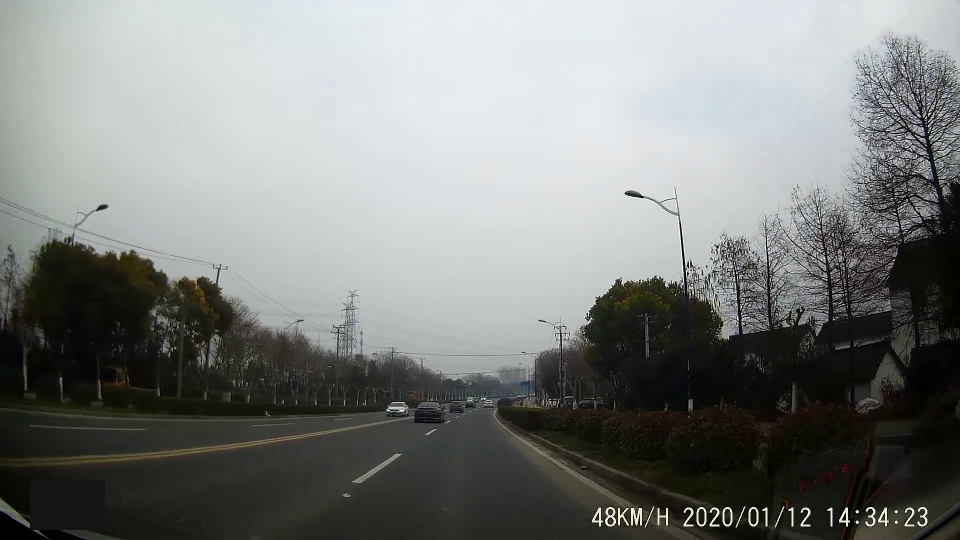
#> input picture data/frame_599.jpg, 1920 x 1080 px (shown at 1/2 size)
$ python lane_detect.py   (older library calls are emulated)
#> lines starting #> are read from the running program, lines starting #| are printed output that depends on the picture; after the words box and inside, x2 and y2 are one past the last pixel; in counts of white or black regions, pixels touching at a corner belong together
### filter_tools.py
import numpy as np
import os
import cv2
import tqdm
import matplotlib.pyplot as plt
import matplotlib.image as mpimg
import cal_mtx as Mtrans
from tqdm import tqdm

# [13 lines left out: function get_images_by_dir, not called in this run]

def abs_sobel_threshold(img, orient='x', thresh_min=0, thresh_max=255):
    '''
    Sobel Filter based abs(grad) filtering
    Attributes:
        Input:
            - img: RGB image
            - orient: Partial derivative direction
            - thresh_min
            - thresh_max
        Output:
            - binary_output: binary output
    '''
    # Convert to grayscale
    gray = cv2.cvtColor(img, cv2.COLOR_RGB2GRAY)
    # Apply x or y gradient with the OpenCV Sobel() function
    # and take the absolute value
    if orient == 'x':
        abs_sobel = np.absolute(cv2.Sobel(gray, cv2.CV_64F, 1, 0))
    if orient == 'y':
        abs_sobel = np.absolute(cv2.Sobel(gray, cv2.CV_64F, 0, 1))
    # Rescale back to 8 bit integer
    scaled_sobel = np.uint8(255*abs_sobel/np.max(abs_sobel))
    # Create a copy and apply the threshold
    binary_output = np.zeros_like(scaled_sobel)
    # Here I'm using inclusive (>=, <=) thresholds, but exclusive is ok too
    binary_output[(scaled_sobel >= thresh_min) & (scaled_sobel <= thresh_max)] = 1

    # Return the result
    return binary_output

def mag_threshold(img, sobel_kernel=3, mag_thresh=(0, 255)):
    '''
    Sobel Filter based grad magnitude filtering
    Attributes:
        Input:
            - img: RGB image
            - sobel_kernel: kernel size of sobel filter
            - mag_thresh: type:tuple, default = (0,255)
        Output:
            - binary_output: binary output
    '''
    '''全局颜色变化梯度过滤'''
    # Convert to grayscale
    gray = cv2.cvtColor(img, cv2.COLOR_RGB2GRAY)
    # Take both Sobel x and y gradients
    sobelx = cv2.Sobel(gray, cv2.CV_64F, 1, 0, ksize=sobel_kernel)
    sobely = cv2.Sobel(gray, cv2.CV_64F, 0, 1, ksize=sobel_kernel)
    # Calculate the gradient magnitude
    gradmag = np.sqrt(sobelx**2 + sobely**2)
    # Rescale to 8 bit
    scale_factor = np.max(gradmag)/255
    gradmag = (gradmag/scale_factor).astype(np.uint8)
    # Create a binary image of ones where threshold is met, zeros otherwise
    binary_output = np.zeros_like(gradmag)
    binary_output[(gradmag >= mag_thresh[0]) & (gradmag <= mag_thresh[1])] = 1

    # Return the binary image
    return binary_output

def dir_threshold(img, sobel_kernel=3, thresh=(0, np.pi/2)):
    '''
    Sobel Filter based Partial derivative direction filtering
    Attributes:
        Input:
            - img: RGB image
            - sobel_kernel: kernel size of sobel filter
            - mag_thresh: type:tuple, default = (0, np.pi/2)
        Output:
            - binary_output: binary output
    '''
    # Grayscale
    gray = cv2.cvtColor(img, cv2.COLOR_RGB2GRAY)
    # Calculate the x and y gradients
    sobelx = cv2.Sobel(gray, cv2.CV_64F, 1, 0, ksize=sobel_kernel)
    sobely = cv2.Sobel(gray, cv2.CV_64F, 0, 1, ksize=sobel_kernel)
    # Take the absolute value of the gradient direction,
    # apply a threshold, and create a binary image result
    absgraddir = np.arctan2(np.absolute(sobely), np.absolute(sobelx))
    binary_output =  np.zeros_like(absgraddir)
    binary_output[(absgraddir >= thresh[0]) & (absgraddir <= thresh[1])] = 1

    # Return the binary image
    return binary_output

def hls_select(img,channel='s',thresh=(0, 255)):
    '''
    Color space filtering
    Description:
        HSL: hue;saturation;lightness
        s is not suitable for this data set, and the saturation is suitable for detecting yellow under good light
        l The detection effect is better in the 90-150 interval, and the ROI needs to be taken to further avoid \
            the influence of the sky
        h 100-102 The overall detection effect of the yellow line is better, and the yellow line is relatively \
            complete. You can further see the effect with an l
    Attributes:
        Input:
            - img: RGB image
            - channel: channel to be filtered
            - thresh: type:tuple, default = (0,255)
        Output:
            - binary_output: binary output
    '''
    hls = cv2.cvtColor(img, cv2.COLOR_RGB2HLS)
    if channel=='h':
        channel = hls[:,:,0]
    elif channel=='l':
        channel=hls[:,:,1]
    else:
        channel=hls[:,:,2]
    binary_output = np.zeros_like(channel)
    binary_output[(channel > thresh[0]) & (channel <= thresh[1])] = 1
    return binary_output

def luv_select(img, thresh=(0, 255)):
    '''
    Color space filtering
    Description:
        Luv: L represents the brightness of the object, u and v are the chromaticity
    Attributes:
        Input:
            - img: RGB image
            - thresh: default=(0,255),type = tuple
        Output:
            - binary_output: binary output
    '''
    luv = cv2.cvtColor(img, cv2.COLOR_RGB2LUV)
    l_channel = luv[:,:,0]
    binary_output = np.zeros_like(l_channel)
    binary_output[(l_channel > thresh[0]) & (l_channel <= thresh[1])] = 1
    return binary_output

def lab_select(img, thresh=(0, 255)):
    '''
    Color space filtering
    Description:
        Color Opposition Space
            l means brightness, a, b means that the color opposite dimension L component closely matches human \
            brightness perception, so it can be used to make accurate color balance by modifying the output color \
            scale of a and b components, or use L component to adjust brightness contrast. a and b are two color \
            channels. a includes colors ranging from dark green (low brightness value) to gray (medium brightness \
            value) to bright pink (high brightness value); b is from bright blue (low brightness value) to gray \
            (medium brightness value) and then To yellow (high brightness value). Therefore, this kind of color \
            mixing will produce bright colors.
    Attributes:
        Input:
            - img: RGB image
            - thresh: default=(0,255),type = tuple
        Output:
            - binary_output: binary output
    '''
    lab = cv2.cvtColor(img, cv2.COLOR_RGB2Lab)
    l_channel = lab[:,:,0]
    binary_output = np.zeros_like(l_channel)
    binary_output[(l_channel > thresh[0]) & (l_channel <= thresh[1])] = 1
    return binary_output

def thresholding(img,tmax = 0,tmin = 255):
    '''
    Filter function combined with several filter operations
    Description:
        The parameters of a single filter have been adjusted to better points, and then multiple combinations \
        can be combined to get better results
    Attributes:
        Input:
            img: RGB image;
            tmax: minimum threshold
            tmin: maximum threshold
    '''
    x_ths = abs_sobel_threshold(img, orient='x', thresh_min=10,thresh_max=100)
    mag_ths = mag_threshold(img, sobel_kernel=9, mag_thresh=(30, 120))
    dir_ths = dir_threshold(img, sobel_kernel=3, thresh=(np.pi/18, np.pi/3.5))
    hls_thresh = hls_select(img,channel = 'h', thresh=(101, 255))
    #hls_thresh_l = hls_select(img,channel = 'l', thresh=(90, 150))
    lab_thresh = lab_select(img, thresh=(100, 150))
    luv_thresh = luv_select(img, thresh=(225, 255))
    #Thresholding combination
    threshholded = np.zeros_like(x_ths)

    #final combination： mag and x or hls and dir or lab, params as above
    threshholded[(lab_thresh == 1)|((dir_ths == 1) & (hls_thresh ==1))|((mag_ths == 1)&(x_ths == 1))] = 1
    return threshholded

# [37 lines left out: function eval_threshold_params, not called in this run]


# [3 lines that do not run on import are left out]

### cam_tools.py
import numpy as np
import cv2

# [75 lines left out: functions findCBCorners, cal_undistort, get_M_Minv, not called in this run]

def warper(img, M):
    '''
    Perform image warping.
    Attributes:
        Inputs:
            - img: RGB image in vehicle view
            - M: perspective transform matrix(from vehicle view to bird's eye view)
        Outputs:
            - warped: img warped by M
    '''
    # Apply perspective transform
    # keep same size as input image
    warped = cv2.warpPerspective(img, M,(img.shape[1], img.shape[0]), flags=cv2.INTER_NEAREST)
    return warped

### utils.py
import numpy as np
import os
import cv2
import tqdm
import matplotlib.pyplot as plt
import matplotlib.image as mpimg
import cal_mtx as Mtrans
from tqdm import tqdm

def calculate_curv_and_pos(binary_warped,left_fit, right_fit):
    '''
    Calculate details of curvature and vehicle position
    Attributes:
        Input:
            - binary_warped: warped binary image
            - left_fit: left lane line curve
            - right_fit: right lane line curve
        Output:
            - curvature
            - distance_from_center
    '''
    # Define y-value where we want radius of curvature
    ploty = np.linspace(0, binary_warped.shape[0]-1, binary_warped.shape[0] )
    leftx = left_fit[0]*ploty**2 + left_fit[1]*ploty + left_fit[2]
    rightx = right_fit[0]*ploty**2 + right_fit[1]*ploty + right_fit[2]
    # Define conversions in x and y from pixels space to meters
    ym_per_pix = 14/1080 # meters per pixel in y dimension
    xm_per_pix = 3.5/500 # meters per pixel in x dimension
    y_eval = np.max(ploty)
    # Fit new polynomials to x,y in world space
    left_fit_cr = np.polyfit(ploty*ym_per_pix, leftx*xm_per_pix, 2)
    right_fit_cr = np.polyfit(ploty*ym_per_pix, rightx*xm_per_pix, 2)
    # Calculate the new radii of curvature
    left_curverad = ((1 + (2*left_fit_cr[0]*y_eval*ym_per_pix + left_fit_cr[1])**2)**1.5) / np.absolute(2*left_fit_cr[0])
    right_curverad = ((1 + (2*right_fit_cr[0]*y_eval*ym_per_pix + right_fit_cr[1])**2)**1.5) / np.absolute(2*right_fit_cr[0])

    curvature = ((left_curverad + right_curverad) / 2)
    #print(curvature)
    lane_width = np.absolute(leftx[1079] - rightx[1079])
    lane_xm_per_pix = 3.5 / lane_width
    veh_pos = (((leftx[1079] + rightx[1079]) * lane_xm_per_pix) / 2.)
    cen_pos = ((binary_warped.shape[1] * lane_xm_per_pix) / 2.)
    distance_from_center = cen_pos - veh_pos
    return curvature,distance_from_center


def draw_values(img,curvature,distance_from_center):
    '''
    Draw details of lane geometry data
    Attributes:
        Input:
            - img: RGB images
            - curvature: calculated lane curvature
            - distance_from_center: calculated distance from lane center
        Output:
            - img
    '''
    font = cv2.FONT_HERSHEY_SIMPLEX

    radius_text = "Radius of curvature: %sm"%(round(curvature//100*100))

    cv2.putText(img,radius_text,(100,100), font, 2,(0,0,255),2)
    # center_text = "Vehicle is %.3fm %s of the center"%(abs(distance_from_center),pos_flag)
    # cv2.putText(img,center_text,(100,150), font, 2,(0,0,255),2)
    return img

def draw_area(undist,binary_warped,Minv,left_fit, right_fit):
    '''
    Draw lane area
    Attributes:
        Input:
            - undist: undist images
            - binary_warped: warped binary image
            - left_fit: left lane line curve
            - right_fit: right lane line curve
        Output:
            - result
    '''
    # Generate x and y values for plotting
    ploty = np.linspace(0, binary_warped.shape[0]-1, binary_warped.shape[0] )
    left_fitx = left_fit[0]*ploty**2 + left_fit[1]*ploty + left_fit[2]
    right_fitx = right_fit[0]*ploty**2 + right_fit[1]*ploty + right_fit[2]
    # Create an image to draw the lines on
    warp_zero = np.zeros_like(binary_warped).astype(np.uint8)
    color_warp = np.dstack((warp_zero, warp_zero, warp_zero))

    # Recast the x and y points into usable format for cv2.fillPoly()
    pts_left = np.array([np.transpose(np.vstack([left_fitx, ploty]))])
    pts_right = np.array([np.flipud(np.transpose(np.vstack([right_fitx, ploty])))])
    pts = np.hstack((pts_left, pts_right))

    # Draw the lane onto the warped blank image
    cv2.fillPoly(color_warp, np.int_([pts]), (240,0, 0))

    # Warp the blank back to original image space using inverse perspective matrix (Minv)
    newwarp = cv2.warpPerspective(color_warp, Minv, (undist.shape[1], undist.shape[0]))
    # Combine the result with the original image
    result = cv2.addWeighted(undist, 1, newwarp, 0.3, 0)
    return result

### lane_detect.py
import numpy as np
import os
import matplotlib.pyplot as plt
import cv2
import utils
import tqdm
import scipy
from tqdm import tqdm
from scipy.sparse import csr_matrix

import cal_mtx as Mtrans
import filter_tools
import utils

def find_line(binary_warped):
    '''
    Find lane lines in a binary warped image
    Method Description:
        - Find the most possible start point of each lane line;
        - Using slide window to find the most possible next point of each lane line;
        - Fit a parabola or a cubic curve by using all the discrete lane line points
    Attitudes:
        Input:
            - binary_warp: warped result from binary image(binaryed from filtered RGB images)
    '''
    # Take a histogram of the bottom half of the image
    histogram = np.sum(binary_warped[binary_warped.shape[0]//2:,:], axis=0)
    # Find the peak of the left and right halves of the histogram
    # These will be the starting point for the left and right lines

    leftx_base = np.argmax(histogram[550:750]) + 550
    rightx_base = np.argmax(histogram[1050:1250]) + 1050

    # Choose the number of sliding windows
    nwindows = 9
    # Set height of windows
    window_height = np.int(binary_warped.shape[0]/nwindows)
    # Identify the x and y positions of all nonzero pixels in the image
    nonzero = binary_warped.nonzero()  # (axis0,axis1) position of nonzero pixels

    nonzeroy = np.array(nonzero[0])
    nonzerox = np.array(nonzero[1])
    # Current positions to be updated for each window
    leftx_current = leftx_base
    rightx_current = rightx_base
    # Set the width of the windows +/- margin
    margin = 50
    # Set minimum number of pixels found to recenter window
    minpix = 50
    # Create empty lists to receive left and right lane pixel indices
    left_lane_inds = []
    right_lane_inds = []

    # Step through the windows one by one
    for window in range(nwindows):
        # Identify window boundaries in x and y (and right and left)
        win_y_low = binary_warped.shape[0] - (window+1)*window_height
        win_y_high = binary_warped.shape[0] - window*window_height

        win_xleft_low = leftx_current - margin
        win_xleft_high = leftx_current + margin
        win_xright_low = rightx_current - margin
        win_xright_high = rightx_current + margin

        # Identify the nonzero pixels in x and y within the window
        good_left_inds = ((nonzeroy >= win_y_low) & (nonzeroy < win_y_high) &
        (nonzerox >= win_xleft_low) &  (nonzerox < win_xleft_high)).nonzero()[0]
        good_right_inds = ((nonzeroy >= win_y_low) & (nonzeroy < win_y_high) &
        (nonzerox >= win_xright_low) &  (nonzerox < win_xright_high)).nonzero()[0]

        # Append these indices to the lists
        left_lane_inds.append(good_left_inds)
        right_lane_inds.append(good_right_inds)
        # If you found > minpix pixels, recenter next window on their mean position
        if len(good_left_inds) > minpix:
            leftx_current = np.int(np.mean(nonzerox[good_left_inds]))

        if len(good_right_inds) > minpix:
            rightx_current = np.int(np.mean(nonzerox[good_right_inds]))

    # Concatenate the arrays of indices
    left_lane_inds = np.concatenate(left_lane_inds)
    right_lane_inds = np.concatenate(right_lane_inds)

    # Extract left and right line pixel positions
    leftx = nonzerox[left_lane_inds]
    lefty = nonzeroy[left_lane_inds]
    rightx = nonzerox[right_lane_inds]
    righty = nonzeroy[right_lane_inds]

    # Fit a second order polynomial to each
    left_fit = np.polyfit(lefty, leftx, 2)
    right_fit = np.polyfit(righty, rightx, 2)

    return left_fit, right_fit, left_lane_inds, right_lane_inds, leftx_base, rightx_base

def detect_img(img,M,Minv,camera_params_path = 'calibrate_res/CameraParams.npz'):
    '''
    Lane detection in a single image.
    Attitudes:
        Input:
            - img: RGB images
            - M: perspective transform matrix(from vehicle view to bird's eye view)
            - Minv: inverse perspective transform matrix of M
    '''
    camera_params = np.load(camera_params_path)
    distoration = camera_params['dist']
    cam_matrix = camera_params['mtx']
    img_undst = cv2.undistort(img, cam_matrix, distoration, None, cam_matrix)
    thresholded = filter_tools.thresholding(img_undst)
    thresed_warped = Mtrans.warper(thresholded,M)
    # find line points
    left_fit, right_fit, left_lane_inds, right_lane_inds,leftx_base,rightx_base = find_line(thresed_warped)
    cur,dst = utils.calculate_curv_and_pos(thresed_warped,left_fit, right_fit)
    # using Minv to drwa detected lane areas in vehicle view
    res = utils.draw_area(img_undst,thresed_warped,Minv,left_fit,right_fit)
    # draw lane curvature on this frame
    return utils.draw_values(res,cur,dst)


# [43 lines left out: function detect_video, not called in this run]

if __name__ == '__main__':

    M = np.loadtxt('calibrate_res/M.txt')
    Minv = np.loadtxt('calibrate_res/Minv.txt')

    img = cv2.imread('data/frame_599.jpg')
#> img is the input picture: shape (1080, 1920, 3); mean B, G, R 126.6, 128.9, 126.5
    IMG = detect_img(img,M,Minv)
#> (reads calibrate_res/CameraParams.npz from the repository)
#> in thresholding, `x_ths = abs_sobel_threshold(img, orient='x', thresh_min=10,thresh_max=..`:
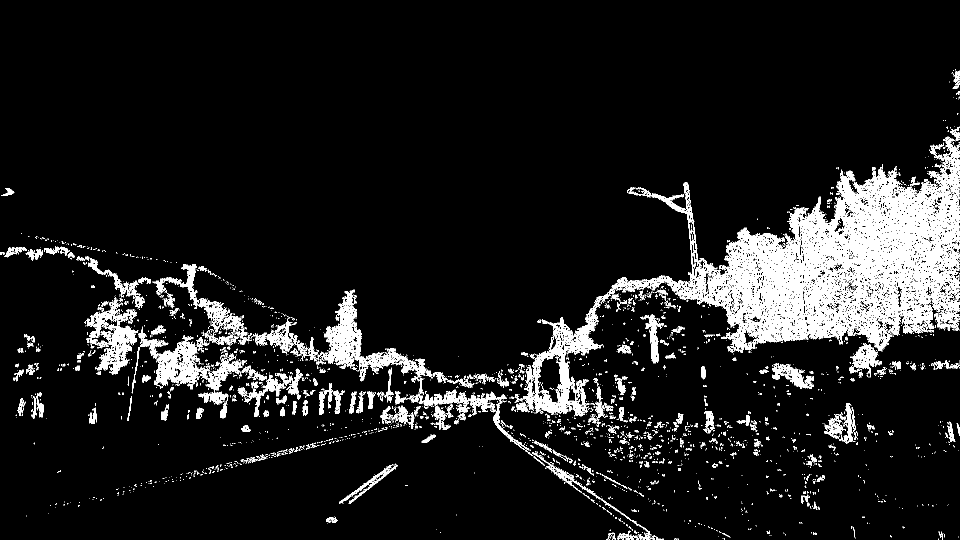
#> x_ths: shape (1080, 1920) (shown at 1/2 size); values 0 (black) and 1 (white), 8.9% white; 3747 white regions (3346 under 20 px), largest, box (x1, y1, x2, y2) and area: (1032, 273, 1919, 833) 106504, (277, 653, 419, 772) 5231, (635, 579, 723, 737) 5051
#> in mag_threshold, `sobely = cv2.Sobel(gray, cv2.CV_64F, 0, 1, ksize=sobel_kernel)`:
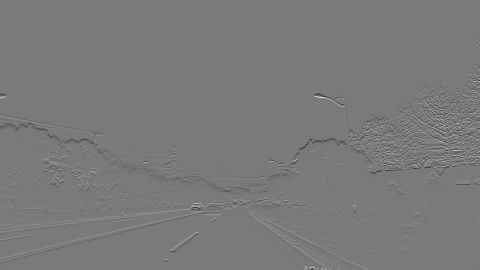
#> sobely: shape (1080, 1920) float64 (shown at 1/4 size); min -1760698, max 1900099, mean -5776; drawn with min black and max white
#> in mag_threshold, `gradmag = np.sqrt(sobelx**2 + sobely**2)`:
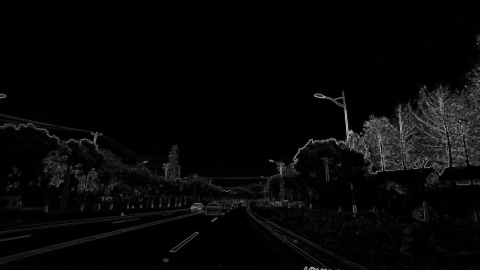
#> gradmag: shape (1080, 1920) float64 (shown at 1/4 size); min 0, max 2009162.1, mean 59959.7; drawn with min black and max white
#> in mag_threshold, `scale_factor = np.max(gradmag)/255`: scale_factor = 7879.1
#> in dir_threshold, `absgraddir = np.arctan2(np.absolute(sobely), np.absolute(sobelx))`:
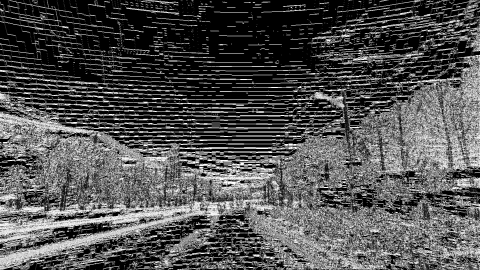
#> absgraddir: shape (1080, 1920) float64 (shown at 1/4 size); min 0, max 1.57, mean 0.506; drawn with min black and max white
#> in thresholding, `dir_ths = dir_threshold(img, sobel_kernel=3, thresh=(np.pi/18, np.pi/3..`:
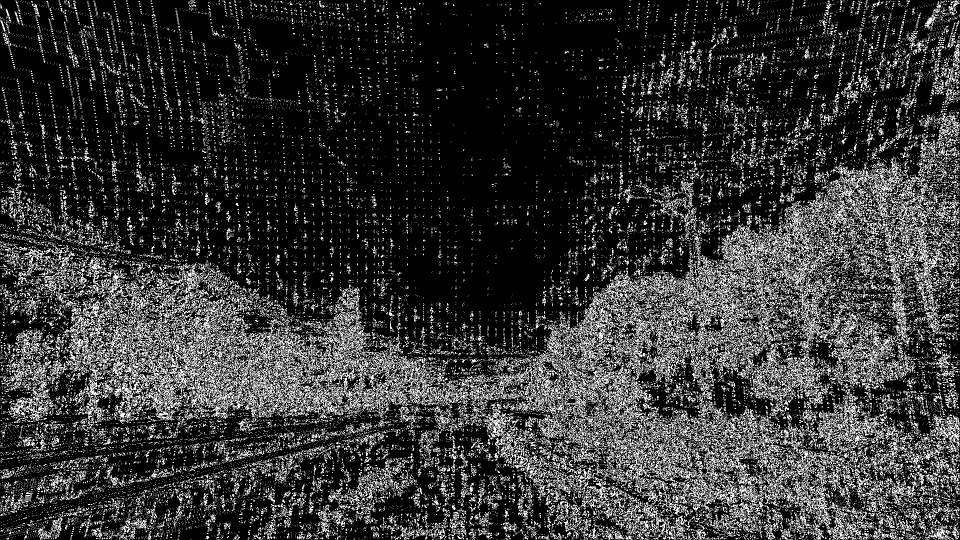
#> dir_ths: shape (1080, 1920) float64 (shown at 1/2 size); values 0 (black) and 1 (white), 20.4% white in thin lines or dots
#> in hls_select, `channel = hls[:,:,0]`:
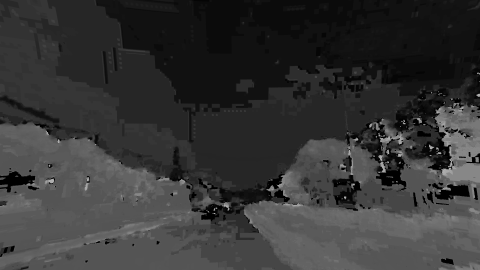
#> channel: shape (1080, 1920) (shown at 1/4 size); min 0, max 179, mean 53.5
#> in thresholding, `luv_thresh = luv_select(img, thresh=(225, 255))`:
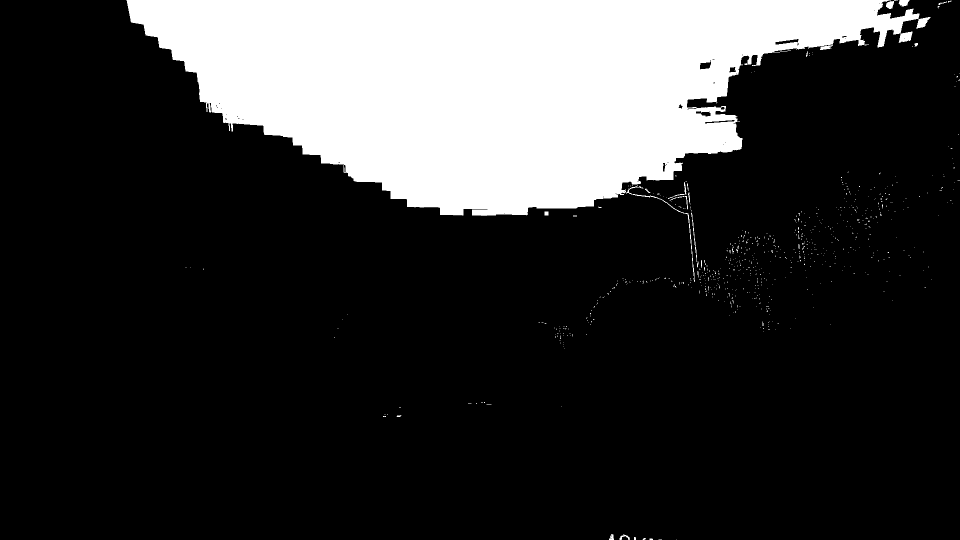
#> luv_thresh: shape (1080, 1920) (shown at 1/2 size); values 0 (black) and 1 (white), 20.5% white; 684 white regions (662 under 20 px), largest, box (x1, y1, x2, y2) and area: (253, 0, 1861, 564) 422606, (1797, 0, 1819, 13) 209, (1772, 0, 1796, 18) 196
#> (the rest of the program and of its run is left out)
